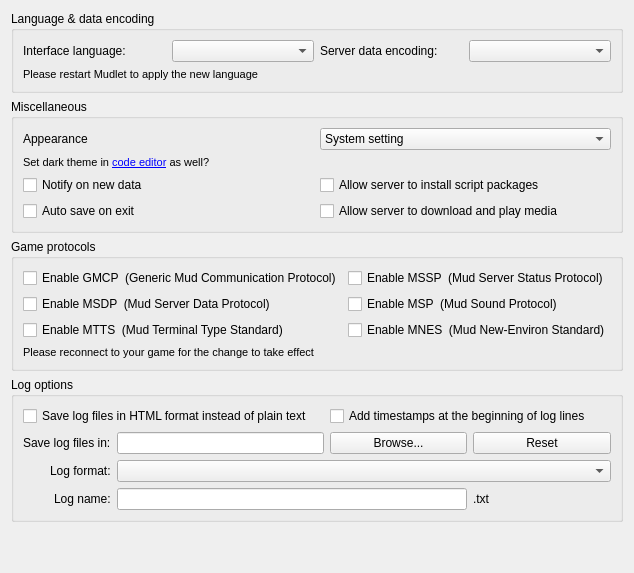
     <widget class="QWidget" name="tab_general">
      <property name="sizePolicy">
       <sizepolicy hsizetype="Expanding" vsizetype="Expanding">
        <horstretch>0</horstretch>
        <verstretch>0</verstretch>
       </sizepolicy>
      </property>
      <attribute name="title">
       <string>General</string>
      </attribute>
      <layout class="QVBoxLayout" name="vBoxLayout_tab_general">
       <item>
        <widget class="QCheckBox" name="crashReportingCheckBox">
            <property name="text">
            <string>Enable crash reporting</string>
            </property>
            <property name="toolTip">
            <string>Send anonymous crash reports to help improve Mudlet</string>
            </property>
        </widget>
        <widget class="QGroupBox" name="groupBox_iconsAndToolbars">
         <property name="title">
          <string>Icon sizes</string>
         </property>
         <layout class="QGridLayout" name="gridLayout_groupBox_iconsAndToolbars">
          <item row="0" column="0" alignment="Qt::AlignRight">
           <widget class="QLabel" name="label_mainIconSize">
            <property name="text">
             <string>Icon size toolbars:</string>
            </property>
           </widget>
          </item>
          <item row="0" column="1" alignment="Qt::AlignLeft">
           <widget class="QSpinBox" name="MainIconSize">
            <property name="specialValueText">
             <string/>
            </property>
            <property name="minimum">
             <number>1</number>
            </property>
            <property name="maximum">
             <number>4</number>
            </property>
            <property name="value">
             <number>3</number>
            </property>
           </widget>
          </item>
          <item row="0" column="2" alignment="Qt::AlignRight">
           <widget class="QLabel" name="label_33">
            <property name="text">
             <string>Icon size in tree views:</string>
            </property>
           </widget>
          </item>
          <item row="0" column="3" alignment="Qt::AlignLeft">
           <widget class="QSpinBox" name="TEFolderIconSize">
            <property name="minimum">
             <number>1</number>
            </property>
            <property name="maximum">
             <number>4</number>
            </property>
            <property name="value">
             <number>3</number>
            </property>
           </widget>
          </item>
          <item row="1" column="0" alignment="Qt::AlignRight">
           <widget class="QLabel" name="label_menuBarVisiblity">
            <property name="text">
             <string>Show menu bar:</string>
            </property>
           </widget>
          </item>
          <item row="1" column="1" alignment="Qt::AlignLeft">
           <widget class="QComboBox" name="comboBox_menuBarVisibility">
            <property name="currentIndex">
             <number>0</number>
            </property>
            <item>
             <property name="text">
              <string>Never</string>
             </property>
            </item>
            <item>
             <property name="text">
              <string>Until a profile is loaded</string>
             </property>
            </item>
            <item>
             <property name="text">
              <string>Always</string>
             </property>
            </item>
           </widget>
          </item>
          <item row="1" column="2" alignment="Qt::AlignRight">
           <widget class="QLabel" name="label_toolBarVisibility">
            <property name="text">
             <string>Show main toolbar</string>
            </property>
           </widget>
          </item>
          <item row="1" column="3" alignment="Qt::AlignLeft">
           <widget class="QComboBox" name="comboBox_toolBarVisibility">
            <property name="currentIndex">
             <number>0</number>
            </property>
            <item>
             <property name="text">
              <string>Never</string>
             </property>
            </item>
            <item>
             <property name="text">
              <string>Until a profile is loaded</string>
             </property>
            </item>
            <item>
             <property name="text">
              <string>Always</string>
             </property>
            </item>
           </widget>
          </item>
         </layout>
        </widget>
       </item>
       <item>
        <widget class="QGroupBox" name="groupBox_encoding">
         <property name="title">
          <string>Language &amp;&amp; data encoding</string>
         </property>
         <layout class="QGridLayout" name="gridLayout_groupBox_encoding">
          <item row="0" column="0">
           <widget class="QLabel" name="label_guiLanguage">
            <property name="text">
             <string>Interface language:</string>
            </property>
           </widget>
          </item>
          <item row="0" column="1">
           <widget class="QComboBox" name="comboBox_guiLanguage">
            <property name="toolTip">
             <string>&lt;p&gt;Can you help translate Mudlet?&lt;/p&gt;&lt;p&gt;If so, please visit: &lt;b&gt;https://www.mudlet.org/translate&lt;/b&gt;.&lt;/p&gt;</string>
            </property>
           </widget>
          </item>
          <item row="0" column="2">
           <widget class="QLabel" name="label_encoding">
            <property name="text">
             <string>Server data encoding:</string>
            </property>
           </widget>
          </item>
          <item row="0" column="3">
           <widget class="QComboBox" name="comboBox_encoding">
            <property name="enabled">
             <bool>true</bool>
            </property>
            <property name="toolTip">
             <string>&lt;p&gt;If you are playing a non-English game and seeing � instead of text, or special letters like &lt;span style=" font-weight:600;"&gt;ñ&lt;/span&gt; aren't showing right - try changing the encoding to UTF-8 or to one suggested by your game.&lt;/p&gt;&lt;p&gt;For some encodings on some Operating Systems Mudlet itself has to provide the codec needed; if that is the case for this Mudlet then there will be a &lt;tt&gt;m &lt;/tt&gt; prefixed applied to those encoding names (so if they have errors the blame can be applied correctly!)&lt;/p&gt;</string>
            </property>
           </widget>
          </item>
          <item row="1" column="0" colspan="2">
           <widget class="QLabel" name="label_languageChangeWarning">
            <property name="font">
             <font>
              <pointsize>8</pointsize>
             </font>
            </property>
            <property name="text">
             <string>Please restart Mudlet to apply the new language</string>
            </property>
           </widget>
          </item>
         </layout>
        </widget>
       </item>
       <item>
        <widget class="QGroupBox" name="groupBox_miscellaneous">
         <property name="title">
          <string>Miscellaneous</string>
         </property>
         <layout class="QGridLayout" name="gridLayout_groupBox_miscellaneous">
          <item row="0" column="0">
           <widget class="QLabel" name="label_appearance">
            <property name="text">
             <string>Appearance</string>
            </property>
           </widget>
          </item>
          <item row="0" column="1">
           <widget class="QComboBox" name="comboBox_appearance">
            <item>
             <property name="text">
              <string>System setting</string>
             </property>
            </item>
            <item>
             <property name="text">
              <string>Light</string>
             </property>
            </item>
            <item>
             <property name="text">
              <string>Dark</string>
             </property>
            </item>
           </widget>
          </item>
          <item row="1" column="0" colspan="2">
           <widget class="QLabel" name="label_darkEditorPrompt">
            <property name="font">
             <font>
              <pointsize>8</pointsize>
             </font>
            </property>
            <property name="text">
             <string>Set dark theme in &lt;a href="dark-code-editor"&gt;code editor&lt;/a&gt; as well?</string>
            </property>
            <property name="textFormat">
             <enum>Qt::RichText</enum>
            </property>
           </widget>
          </item>
          <item row="2" column="0">
           <widget class="QCheckBox" name="mAlertOnNewData">
            <property name="toolTip">
             <string>&lt;p&gt;Show a toolbar notification if Mudlet is minimized and new data arrives.&lt;/p&gt;</string>
            </property>
            <property name="text">
             <string>Notify on new data</string>
            </property>
           </widget>
          </item>
          <item row="2" column="1">
           <widget class="QCheckBox" name="acceptServerGUI">
            <property name="text">
             <string>Allow server to install script packages</string>
            </property>
           </widget>
          </item>
          <item row="3" column="0">
           <widget class="QCheckBox" name="mFORCE_SAVE_ON_EXIT">
            <property name="text">
             <string>Auto save on exit</string>
            </property>
           </widget>
          </item>
          <item row="3" column="1">
           <widget class="QCheckBox" name="acceptServerMedia">
            <property name="toolTip">
             <string>&lt;p&gt;This also needs GMCP to be enabled in the next group below.&lt;/p&gt;</string>
            </property>
            <property name="text">
             <string>Allow server to download and play media</string>
            </property>
           </widget>
          </item>
         </layout>
        </widget>
       </item>
       <item>
        <widget class="QGroupBox" name="groupBox_protocols">
         <property name="title">
          <string>Game protocols</string>
         </property>
         <layout class="QGridLayout" name="gridLayout_groupBox_protocols">
          <item row="0" column="0">
           <widget class="QCheckBox" name="mEnableGMCP">
            <property name="toolTip">
             <string>&lt;p&gt;Enables GMCP - note that if you have MSDP enabled as well, some servers will prefer one over the other&lt;/p&gt;</string>
            </property>
            <property name="text">
             <string>Enable GMCP  (Generic Mud Communication Protocol)</string>
            </property>
           </widget>
          </item>
          <item row="0" column="1">
           <widget class="QCheckBox" name="mEnableMSSP">
            <property name="toolTip">
             <string>&lt;p&gt;Enables MSSP - provides Mud Server Status Protocol information upon connection for supported games&lt;/p&gt;</string>
            </property>
            <property name="text">
             <string>Enable MSSP  (Mud Server Status Protocol)</string>
            </property>
           </widget>
          </item>
          <item row="1" column="0">
           <widget class="QCheckBox" name="mEnableMSDP">
            <property name="toolTip">
             <string>&lt;p&gt;Enables MSDP - note that if you have GMCP enabled as well, some servers will prefer one over the other&lt;/p&gt;</string>
            </property>
            <property name="text">
             <string>Enable MSDP  (Mud Server Data Protocol)</string>
            </property>
           </widget>
          </item>
          <item row="1" column="1">
           <widget class="QCheckBox" name="mEnableMSP">
            <property name="toolTip">
             <string>&lt;p&gt;Enables MSP - provides Mud Sound Protocol messages during game play for supported games&lt;/p&gt;</string>
            </property>
            <property name="text">
             <string>Enable MSP  (Mud Sound Protocol)</string>
            </property>
           </widget>
          </item>
          <item row="2" column="0">
           <widget class="QCheckBox" name="mEnableMTTS">
            <property name="toolTip">
             <string>&lt;p&gt;Enables MTTS - provides information about your client settings at logon for supported gamesr&lt;/p&gt;</string>
            </property>
            <property name="text">
             <string>Enable MTTS  (Mud Terminal Type Standard)</string>
            </property>
           </widget>
          </item>
          <item row="2" column="1">
           <widget class="QCheckBox" name="mEnableMNES">
            <property name="toolTip">
             <string>&lt;p&gt;Enables MNES - provides information about your client settings during game play for supported games&lt;/p&gt;</string>
            </property>
            <property name="text">
             <string>Enable MNES  (Mud New-Environ Standard)</string>
            </property>
           </widget>
          </item>
          <item row="3" column="0" colspan="2">
           <widget class="QLabel" name="need_reconnect_for_data_protocol">
            <property name="enabled">
             <bool>true</bool>
            </property>
            <property name="font">
             <font>
              <pointsize>8</pointsize>
             </font>
            </property>
            <property name="mouseTracking">
             <bool>false</bool>
            </property>
            <property name="text">
             <string>Please reconnect to your game for the change to take effect</string>
            </property>
            <property name="textFormat">
             <enum>Qt::AutoText</enum>
            </property>
            <property name="wordWrap">
             <bool>true</bool>
            </property>
           </widget>
          </item>
         </layout>
        </widget>
       </item>
       <item>
        <widget class="QGroupBox" name="groupBox_logOptions">
         <property name="title">
          <string>Log options</string>
         </property>
         <layout class="QGridLayout" name="gridLayout_groupBox_logOptions" columnstretch="1,3,2,2">
          <item row="0" column="0" colspan="2">
           <widget class="QCheckBox" name="mIsToLogInHtml">
            <property name="toolTip">
             <string>&lt;p&gt;When checked will cause the date-stamp named log file to be HTML (file extension '.html') which can convey color, font and other formatting information rather than a plain text (file extension '.txt') format.  If changed while logging is already in progress it is necessary to stop and restart logging for this setting to take effect in a new log file.&lt;/p&gt;</string>
            </property>
            <property name="text">
             <string>Save log files in HTML format instead of plain text</string>
            </property>
           </widget>
          </item>
          <item row="0" column="2" colspan="2">
           <widget class="QCheckBox" name="mIsLoggingTimestamps">
            <property name="text">
             <string>Add timestamps at the beginning of log lines</string>
            </property>
           </widget>
          </item>
          <item row="1" column="0" alignment="Qt::AlignRight">
           <widget class="QLabel" name="label_whereToLog">
            <property name="text">
             <string>Save log files in:</string>
            </property>
            <property name="buddy">
             <cstring>pushButton_whereToLog</cstring>
            </property>
           </widget>
          </item>
          <item row="1" column="1">
           <widget class="QLineEdit" name="lineEdit_logFileFolder">
            <property name="readOnly">
             <bool>true</bool>
            </property>
           </widget>
          </item>
          <item row="1" column="2">
           <widget class="QPushButton" name="pushButton_whereToLog">
            <property name="text">
             <string>Browse...</string>
            </property>
           </widget>
          </item>
          <item row="1" column="3">
           <widget class="QPushButton" name="pushButton_resetLogDir">
            <property name="text">
             <string>Reset</string>
            </property>
           </widget>
          </item>
          <item row="2" column="0" alignment="Qt::AlignRight">
           <widget class="QLabel" name="label_logFileNameFormat">
            <property name="text">
             <string>Log format:</string>
            </property>
            <property name="buddy">
             <cstring>comboBox_logFileNameFormat</cstring>
            </property>
           </widget>
          </item>
          <item row="2" column="1" colspan="3">
           <widget class="QComboBox" name="comboBox_logFileNameFormat"/>
          </item>
          <item row="3" column="0" alignment="Qt::AlignRight">
           <widget class="QLabel" name="label_logFileName">
            <property name="text">
             <string>Log name:</string>
            </property>
            <property name="buddy">
             <cstring>lineEdit_logFileName</cstring>
            </property>
           </widget>
          </item>
          <item row="3" column="1" colspan="2">
           <widget class="QLineEdit" name="lineEdit_logFileName">
            <property name="alignment">
             <set>Qt::AlignRight|Qt::AlignTrailing|Qt::AlignVCenter</set>
            </property>
           </widget>
          </item>
          <item row="3" column="3">
           <widget class="QLabel" name="label_logFileNameExtension">
            <property name="enabled">
             <bool>true</bool>
            </property>
            <property name="text">
             <string>.txt</string>
            </property>
            <property name="buddy">
             <cstring>lineEdit_logFileName</cstring>
            </property>
           </widget>
          </item>
         </layout>
        </widget>
       </item>
       <item>
        <spacer name="verticalSpacer_general">
         <property name="orientation">
          <enum>Qt::Vertical</enum>
         </property>
         <property name="sizeHint" stdset="0">
          <size>
           <width>20</width>
           <height>40</height>
          </size>
         </property>
        </spacer>
       </item>
      </layout>
     </widget>
